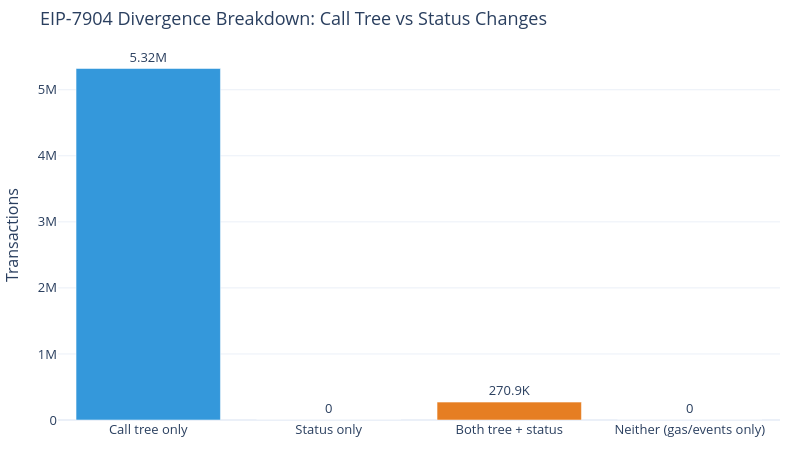

The notebook cell this image was saved under:
### Code cell
# Venn-diagram-style bar chart
categories = [
    'Call tree only',
    'Status only',
    'Both tree + status',
    'Neither (gas/events only)',
]
neither = total - ct_changed - status_only
values = [tree_only, status_only, both, neither]
colors = [COLORS['call_tree'], COLORS['status'], COLORS['changed'], COLORS['neutral']]

fig = go.Figure()
fig.add_trace(go.Bar(
    x=categories, y=values,
    marker_color=colors,
    text=[fmt_count(v) for v in values],
    textposition='outside',
))
fig.update_layout(**plotly_layout(
    title_text='EIP-7904 Divergence Breakdown: Call Tree vs Status Changes',
    yaxis_title='Transactions',
    height=450, width=800,
))
fig.show()

print(f"\nKey insight: {fmt_count(tree_only)} transactions have call tree changes WITHOUT status flips.")
print(f"These represent silent behavioral changes — the tx still succeeds but internal calls differ.")

### Figure 1 — Plotly figure (JSON) as saved in the notebook; plotly's stock layout.template omitted (floating-point values rounded to 4 significant figures)
{"data": [{"marker": {"color": ["#3498db", "#e74c3c", "#e67e22", "#95a5a6"]}, "text": ["5.32M", "0", "270.9K", "0"], "textposition": "outside", "type": "bar", "x": ["Call tree only", "Status only", "Both tree + status", "Neither (gas/events only)"], "y": [5321597, 0, 270895, 0]}], "layout": {"font": {"size": 13}, "height": 450, "margin": {"b": 20, "l": 20, "r": 20, "t": 50}, "title": {"text": "EIP-7904 Divergence Breakdown: Call Tree vs Status Changes"}, "width": 800, "yaxis": {"title": {"text": "Transactions"}}}}
